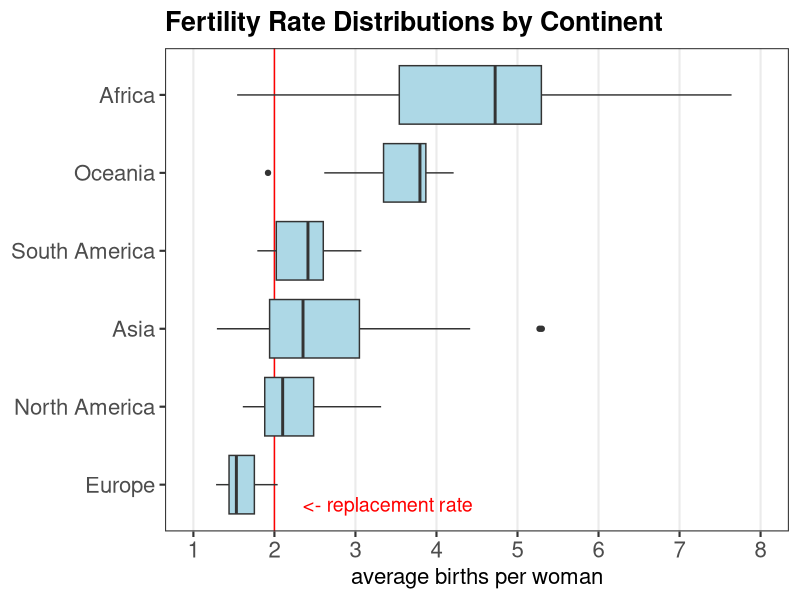

R code for this plot:
## ----boxplotgg----
#+ fig.width = 7, fig.height = 4.5
library(ggplot2)
data <- read.csv("countries2012.csv")
g <- ggplot(data, aes(x = reorder(CONTINENT, TFR, median),
                      y = TFR))
g + geom_hline(yintercept = 2, color = "red") +
    geom_boxplot(fill="lightblue") +
    annotate("text", x = .75, y = 3.4,
             label = "<- replacement rate", color = "red",
             size = 5) +
    coord_flip() +
    scale_y_continuous(limits = c(1,8), breaks = 1:8) +
    theme_bw(16) +
    theme(axis.text = element_text(size = rel(1)),
          panel.grid.major.y = element_blank(),
          panel.grid.minor = element_blank(),
          plot.title = element_text(face = "bold")) +
    ggtitle ("Fertility Rate Distributions by Continent") +
    xlab(NULL) + ylab("average births per woman")
